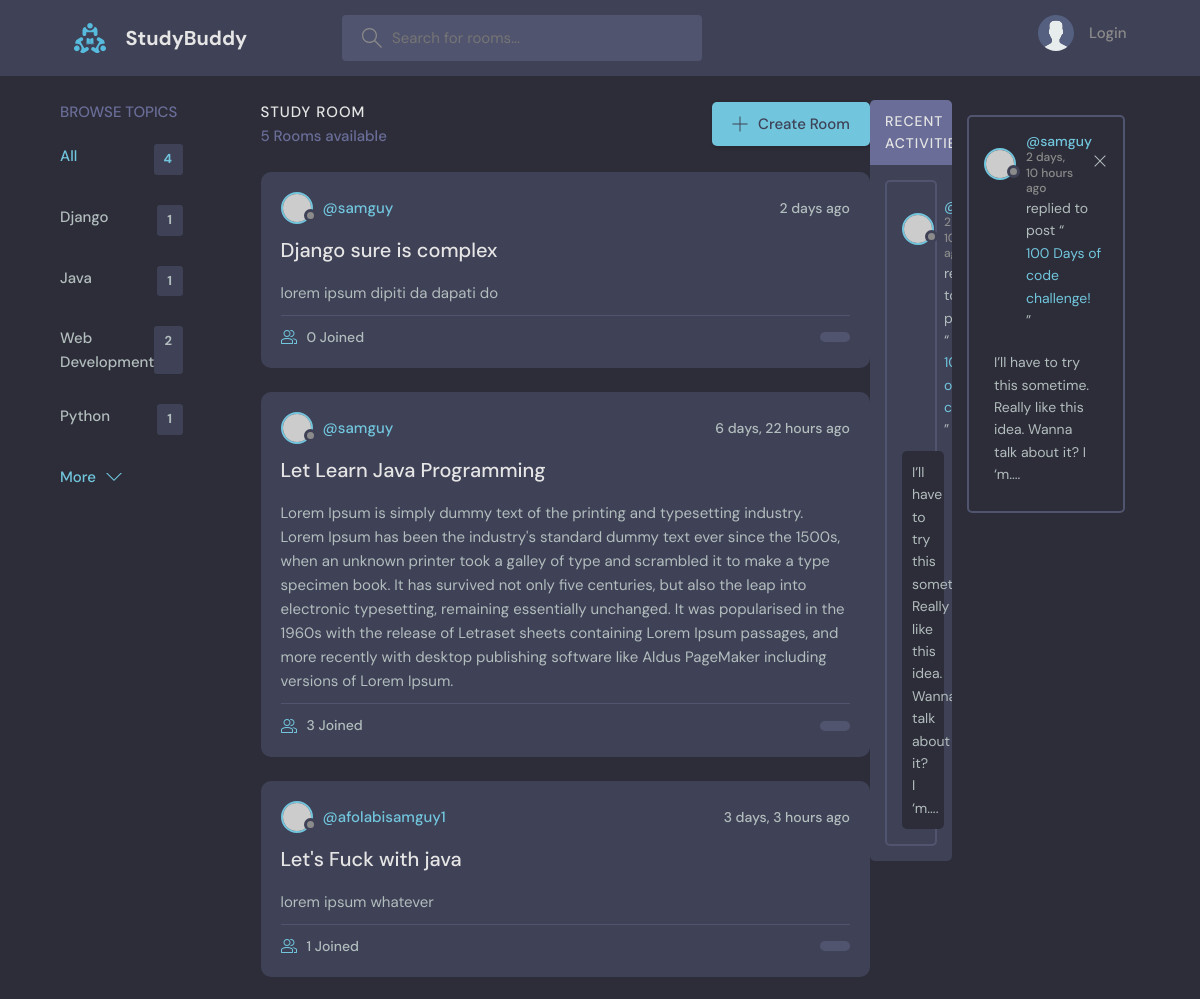
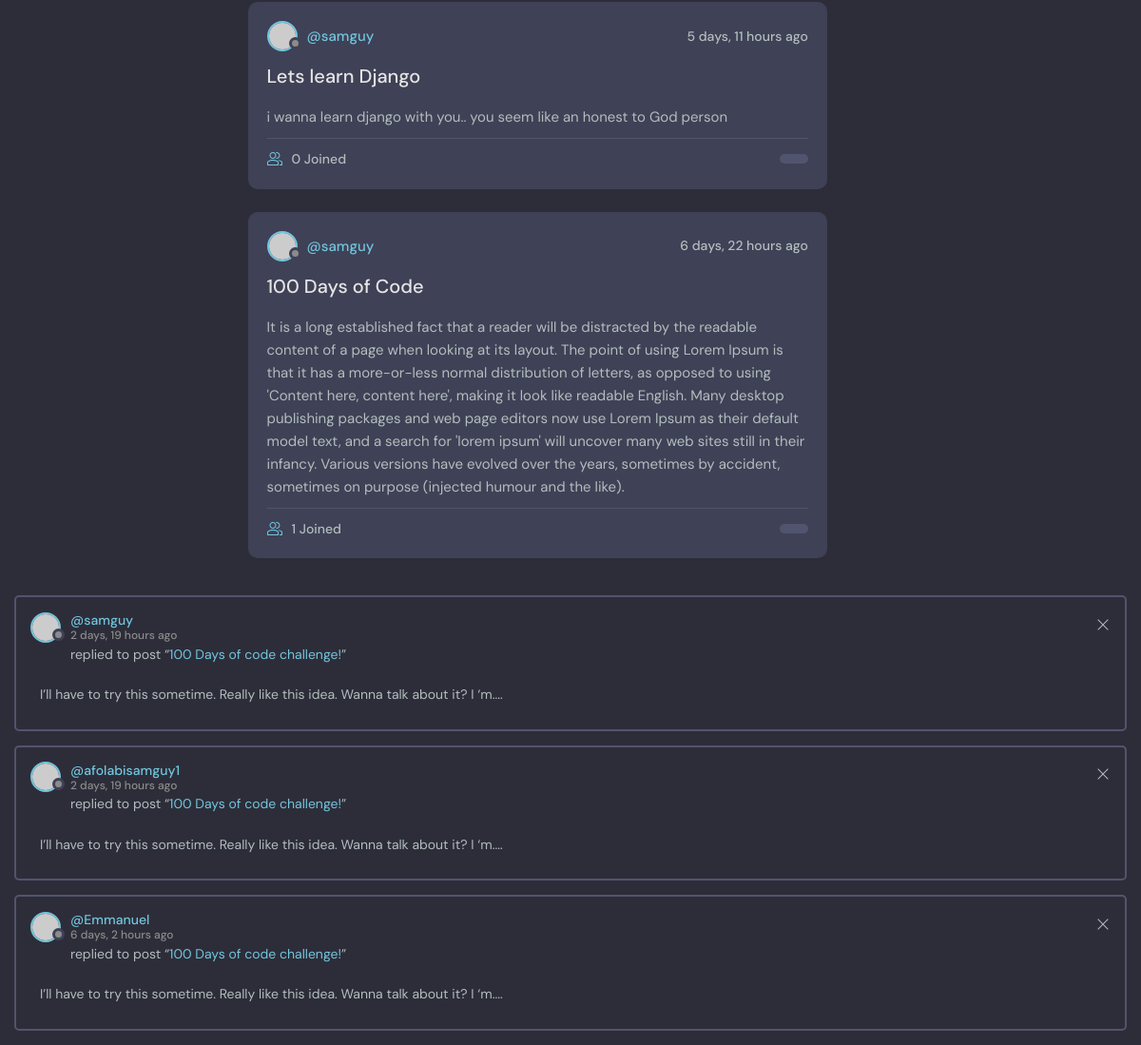
The page / on the database its author committed (2 pictures, top to bottom).
### base/models.py (models this page shows, shortened)
class Topic(models.Model):
    name = models.CharField(max_length=200)

class Room(models.Model):
    host = models.ForeignKey(User, on_delete=models.SET_NULL, null=True)
    topic = models.ForeignKey(Topic, on_delete=models.SET_NULL, null=True)
    name = models.CharField(max_length=200)
    description = models.TextField(null=True, blank=True)
    participants = models.ManyToManyField(User, related_name='participants', blank=True)
    updated = models.DateTimeField(auto_now=True)
    created = models.DateTimeField(auto_now_add=True)
    class Meta:
        ordering = ['-updated', '-created']

class Message(models.Model):
    user = models.ForeignKey(User, on_delete=models.CASCADE)
    room = models.ForeignKey(Room, on_delete=models.CASCADE)
    body = models.TextField()
    updated = models.DateTimeField(auto_now=True)
    created = models.DateTimeField(auto_now_add=True)
    class Meta:
        ordering = ['-updated', '-created']

### base/views.py (the view)
# urls.py: 2. Add a URL to urlpatterns:  path('', views.home, name='home')
def home(request):
    q = request.GET.get('q') if request.GET.get('q') is not None else ''
    rooms = Room.objects.filter(Q(topic__name__icontains=q) |
                                Q(name__icontains=q) |
                                Q(description__icontains=q))
    room_count = rooms.count()
    topics = Topic.objects.all()
    room_messages = Message.objects.filter(Q(room__topic__name__icontains=q)
                                           )
    context = {'rooms': rooms, 'topics': topics,
               'room_count': room_count, 'room_messages': room_messages}
    return render(request, 'base/home.html', context)

### base/templates/base/home.html (shortened to what this page needs)
{% extends 'main.html' %}
{% block content %}
    <main class="layout layout--3">
      <div class="container">
        {% include 'base/topics_components.html' %}
        <div class="roomList">
          <div class="roomList__header">
            <div>
              <h2>Study Room</h2>
              <p>{{room_count}} Rooms available</p>
            </div>
            <a class="btn btn--main" href="create-room.html">
              <svg version="1.1" xmlns="http://www.w3.org/2000/svg" width="32" height="32" viewBox="0 0 32 32">
                <title>add</title>
                <path
                  d="M16.943 0.943h-1.885v14.115h-14.115v1.885h14.115v14.115h1.885v-14.115h14.115v-1.885h-14.115v-14.115z"
                ></path>
              </svg>
              Create Room
            </a>
          </div>
          {% include 'base/feed_components.html' %}
        </div>
        {% include 'base/activity_components.html' %}
    </main>
{% endblock content %}

### base/templates/base/topics_components.html (shortened to what this page needs)
<div class="topics">
          <div class="topics__header">
            <h2>Browse Topics</h2>
          </div>
          <ul class="topics__list">
            <li>
              <a href="{% url 'home' %}" class="active">All <span>{{ topics.count }}</span></a>
            </li>
            {% for topic in topics %}
            <li>
              <a href="{% url 'home' %}?q={{ topic.name }}">{{ topic.name }} <span>{{topic.room_set.all.count}}</span></a>
            </li>
            {% endfor %}
          </ul>
          <a class="btn btn--link" href="topics.html">
            More
            <svg version="1.1" xmlns="http://www.w3.org/2000/svg" width="32" height="32" viewBox="0 0 32 32">
              <title>chevron-down</title>
              <path d="M16 21l-13-13h-3l16 16 16-16h-3l-13 13z"></path>
            </svg>
          </a>
        </div>
{% for topic in topics %}
    <div>
    </div>
{% endfor %}

### base/templates/base/feed_components.html (shortened to what this page needs)
{% for room in rooms %}
<div class="roomListRoom">
            <div class="roomListRoom__header">
              <a href="{% url 'profile'  room.host.id%}" class="roomListRoom__author">
                <div class="avatar avatar--small">
                  <img src="https://randomuser.me/api/portraits/women/11.jpg" />
                </div>
                <span>@{{ room.host.username }}</span>
              </a>
              <div class="roomListRoom__actions">
                <span>{{ room.created|timesince}} ago</span>
              </div>
            </div>
            <div class="roomListRoom__content">
              <a href="{% url 'room' room.id %}">{{ room.name}}</a>
              <p>
                  {{ room.description }}
              </p>
            </div>
            <div class="roomListRoom__meta">
              <a href="{% url 'room' room.id %}" class="roomListRoom__joined">
                  {{ room.participants.all.count}} Joined
              </a>
              <p class="roomListRoom__topic">{{ rooom.topic.name }}</p>
            </div>
          </div>
{% endfor %}

### base/templates/base/activity_components.html
<div class="activities">
          <div class="activities__header">
            <h2>Recent Activities</h2>
          </div>
          {% for message in room_messages %}
          <div class="activities__box">
            <div class="activities__boxHeader roomListRoom__header">
              <a href="{% url 'profile' message.user.id %}" class="roomListRoom__author">
                <div class="avatar avatar--small">
                  <img src="https://randomuser.me/api/portraits/women/11.jpg" />
                </div>
                <p>
                    @{{message.user}}
                  <span>{{ message.created|timesince}} ago</span>
                </p>
              </a>
              <div class="roomListRoom__actions">
                <a href="#">
                  <svg version="1.1" xmlns="http://www.w3.org/2000/svg" width="32" height="32" viewBox="0 0 32 32">
                    <title>remove</title>
                    <path
                      d="M27.314 6.019l-1.333-1.333-9.98 9.981-9.981-9.981-1.333 1.333 9.981 9.981-9.981 9.98 1.333 1.333 9.981-9.98 9.98 9.98 1.333-1.333-9.98-9.98 9.98-9.981z"
                    ></path>
                  </svg>
                </a>
              </div>
            </div>
            <div class="activities__boxContent">
              <p>replied to post “<a href="room.html">100 Days of code challenge!</a>”</p>
              <div class="activities__boxRoomContent">
                I’ll have to try this sometime. Really like this idea. Wanna talk about it? I ‘m....
              </div>
            </div>
          </div>
        </div>
{% endfor %}

### rows shown on the page
Topic: name "Django", room_set.all.count "1"
Topic: name "Java", room_set.all.count "1"
Topic: name "Web Development", room_set.all.count "2"
Topic: name "Python", room_set.all.count "1"
Room: host.username "samguy", created "2 days", name "Django sure is complex", description "lorem ipsum dipiti da dapati do", participants.all.count "0"
Room: host.username "samguy", created "6 days, 22 hours", name "Let Learn Java Programming", description "Lorem Ipsum is simply dummy text of the printing and typesetting industry. Lorem Ipsum has been the industry's standard dummy text ever since the 1500s, when an unknown printer took a galley of type and scrambled it to make a type specimen book. It has survived not only five centuries, but also the leap into electronic typesetting, remaining essentially unchanged. It was popularised in the 1960s with the release of Letraset sheets containing Lorem Ipsum passages, and more recently with desktop publishing software like Aldus PageMaker including versions of Lorem Ipsum.", participants.all.count "3"
Room: host.username "afolabisamguy1", created "3 days, 3 hours", name "Let's Fuck with java", description "lorem ipsum whatever", participants.all.count "1"
Room: host.username "samguy", created "5 days, 11 hours", name "Lets learn Django", description "i wanna learn django with you.. you seem like an honest to God person", participants.all.count "0"
Room: host.username "samguy", created "6 days, 22 hours", name "100 Days of Code", description "It is a long established fact that a reader will be distracted by the readable content of a page when looking at its layout. The point of using Lorem Ipsum is that it has a more-or-less normal distribution of letters, as opposed to using 'Content here, content here', making it look like readable English. Many desktop publishing packages and web page editors now use Lorem Ipsum as their default model text, and a search for 'lorem ipsum' will uncover many web sites still in their infancy. Various versions have evolved over the years, sometimes by accident, sometimes on purpose (injected humour and the like).", participants.all.count "1"
Message: created "2…"
Message: user "samguy", created "2 days, 10 hours"
Message: user "samguy", created "2 days, 19 hours"
Message: user "afolabisamguy1", created "2 days, 19 hours"
Message: user "Emmanuel", created "6 days, 2 hours"

### other values the page prints
{{ topics.count }} "4"
{{ room_count }} "5"
